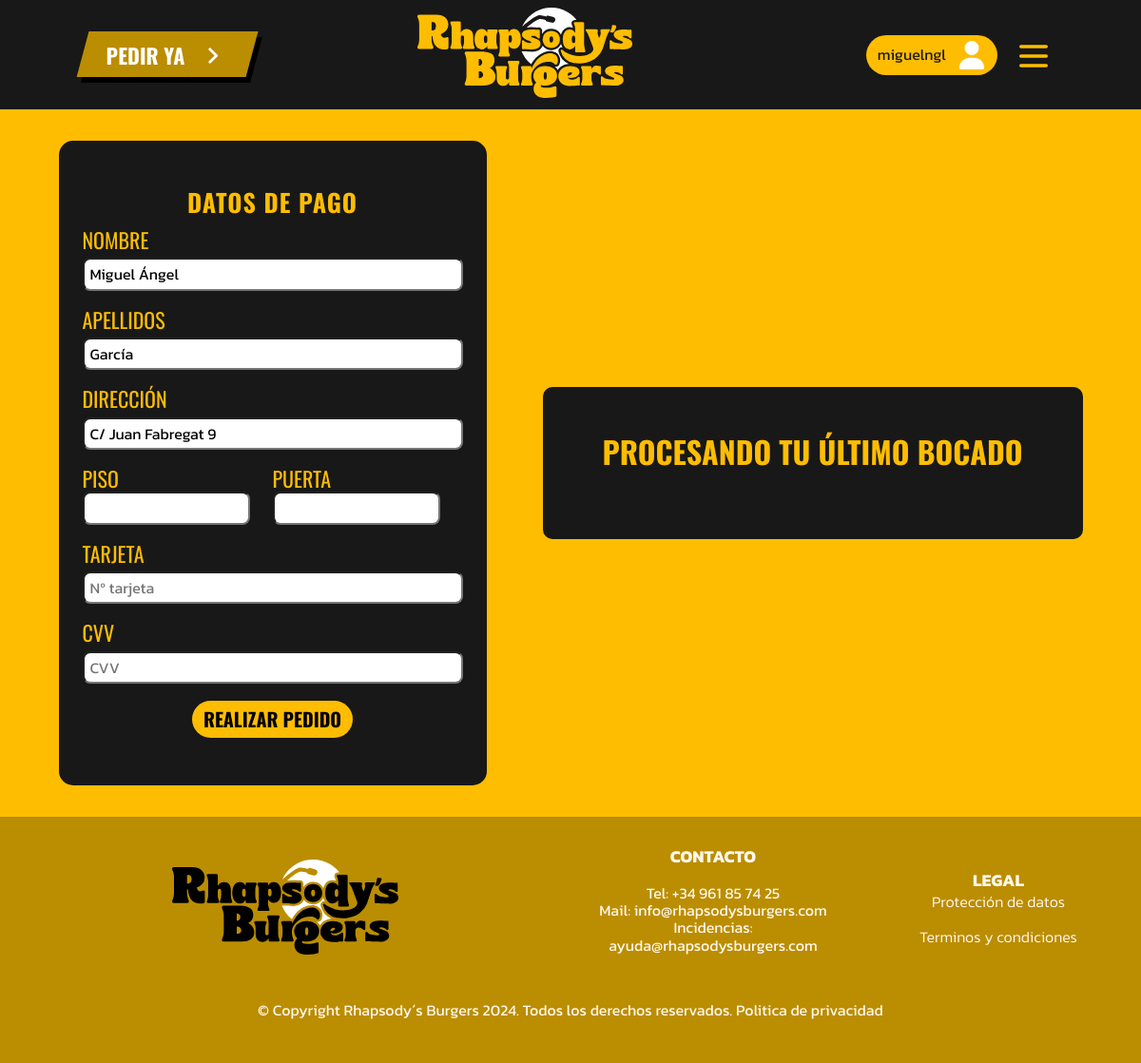
Screenshot of /checkOut.php (signed in) with the database file from the repository.
### tables this page shows
CREATE TABLE `usuario` (
  `IdUsuario` int(11) NOT NULL,
  `Apodo` varchar(255) DEFAULT NULL,
  `Nombre` varchar(255) DEFAULT NULL,
  `Apellidos` varchar(255) DEFAULT NULL,
  `Direccion` varchar(255) DEFAULT NULL,
  `Correo` varchar(255) DEFAULT NULL,
  `Contrasena` varchar(255) DEFAULT NULL,
  `Tipo_usuario` tinyint(1) DEFAULT NULL
);

### checkOut.php (the view, shortened to what this page needs)
<!DOCTYPE html>
<html lang="en">
<head>
    <link rel="stylesheet" href="css/normalize.css">
    <link rel="stylesheet" href="css/header.css">
    <link rel="stylesheet" href="css/footer.css">
    <link rel="stylesheet" href="css/check-out.css">
</head>
<body>
    <?php
        include './php/header.php';
    ?>
    <main>
        <div class="case">
            <?php
                include 'php/conexion.php';
                if (isset($_SESSION['Usu'])) {
                    $username = $_SESSION['Usu'];
                    $consulta = "SELECT * FROM `Usuario` WHERE `Apodo` = ?";
                    $stmt = $conexion->prepare($consulta);
                    $stmt->bind_param("s", $username);
                    $stmt->execute();
                    $resultado = $stmt->get_result();
                    $usuario = $resultado->fetch_assoc();
                    echo '<div id="form-contact">';
                        echo '<form action="php/hacerPedido.php" method="post">';
                            echo '<h2>DATOS DE PAGO</h2>';
                            echo '<label for="">Nombre</label>';
                            echo '<input type="text" name="nombre" value="'.$usuario['Nombre'].'">';
                            echo '<label for="">Apellidos</label>';
                            echo '<input type="text" name="apellido" value="'.$usuario['Apellidos'].'">';
                            echo '<label for="">Dirección</label>';
                            echo '<input type="text" name="direccion" value="'.$usuario['Direccion'].'">';
                            echo '<div id="puertaPiso">';
                                echo '<div id="piso">';
                                    echo '<label for="">Piso</label><br>';
                                    echo '<input type="text" name="piso" id="pisoInput" value="">';
                                echo '</div>';
                                echo '<div id="puerta">';
                                    echo '<label for="">Puerta</label><br>';
                                    echo '<input type="text" name="puerta" id="puertaInput" value="">';
                                echo '</div>';
                            echo '</div>';
                            echo '<label for="">Tarjeta</label>';
                            echo '<input type="number" min="0" pattern="[0-9]{12}" placeholder="Nº tarjeta">';
                            echo '<label for="">CVV</label>';
                            echo '<input type="number" min="0" pattern="[0-9]{3}" value="" placeholder="CVV">';
                            echo '<input type="submit" class="finalizarCompra" value="REALIZAR PEDIDO">';
                        echo '</form>';
                    echo '</div>';
                }
            ?>
            <div class="lista-compra">
                <div id="lista">
                </div>
            </div>
        </div>
    </main>
    <?php
        include './php/footer.php';
    ?>
</body>
</html>

### css/header.css (style rules this page uses)
:root { --principal: #181818; --secundario:#FEBD01; --tercer: #fff8ec; --cuarto:#bb8d01; --quinto: #BF9D73; --letra2: #000000; --letra3: #d8dddb; --kanit: 'Kanit', sans-serif; --karla: 'Karla', sans-serif; --oswald: 'Oswald', sans-serif; }
body { overflow-x: hidden; }

### css/footer.css (style rules this page uses)
:root { --principal: #181818; --secundario:#FEBD01; --tercer: #fff8ec; --cuarto:#bb8d01; --quinto: #BF9D73; --letra2: #000000; --letra3: #d8dddb; --kanit: 'Kanit', sans-serif; --karla: 'Karla', sans-serif; --oswald: 'Oswald', sans-serif; }

### css/check-out.css (style rules this page uses)
:root { --principal: #181818; --secundario:#FEBD01; --tercer: #fff8ec; --cuarto:#bb8d01; --quinto: #BF9D73; --letra2: #000000; --letra3: #d8dddb; --kanit: 'Kanit', sans-serif; --karla: 'Karla', sans-serif; --oswald: 'Oswald', sans-serif; }
.case { min-height: 85vh; height: auto; background-color: var(--secundario); display: flex; flex-direction: column; justify-content: space-around; align-items: center; padding: 32px; }
form { background-color: var(--principal); display: flex; flex-direction: column; padding: 25px; border-radius: 15px; height: auto; }
form label { color: var(--secundario); font-family: var(--oswald); text-transform: uppercase; margin-bottom: 6px; font-size: 22px; }
form input, select { margin-bottom: 18px; font-family: var(--kanit); padding: 6px 6px; border-radius: 8px; }
.lista-compra { height: 100%; width: 100%; max-width: 1080px; max-height: 80vh; background-color: var(--principal); border-radius: 10px; overflow-x: auto; margin-top: 25px; }
#lista { padding: 12px; }
.finalizarCompra { padding: 8px 12px; border-radius: 20px; border: 0px; background-color: var(--secundario); cursor: pointer; text-align: center; margin: auto; font-family: var(--oswald); text-transform: uppercase; color: #000000; font-size: 20px; font-weight: bold; }
input[type="number"] { -moz-appearance: textfield; }
form h2 { margin: auto; color: var(--secundario); font-family: var(--oswald); letter-spacing: 1px; font-size: 26px; margin-bottom: 12px; }
#puertaPiso { display: flex; flex-direction: row; }
#pisoInput, #puertaInput { width: 80%; }
@media only screen and (min-width: 601px) { .case { flex-direction: row; } }
@media only screen and (min-width: 601px) { form { width: 400px; padding: 50px 25px; } }
@media only screen and (min-width: 601px) { .lista-compra { margin-top: 0px; width: 50%; } }
@media only screen and (min-width: 601px) { #lista { padding: 50px; } }

### rows the page displays
usuario: nombre "Miguel Ángel", apellido "García", direccion "C/ Juan Fabregat 9"

### other values shown
$_SESSION['Usu'] "miguelngl"
